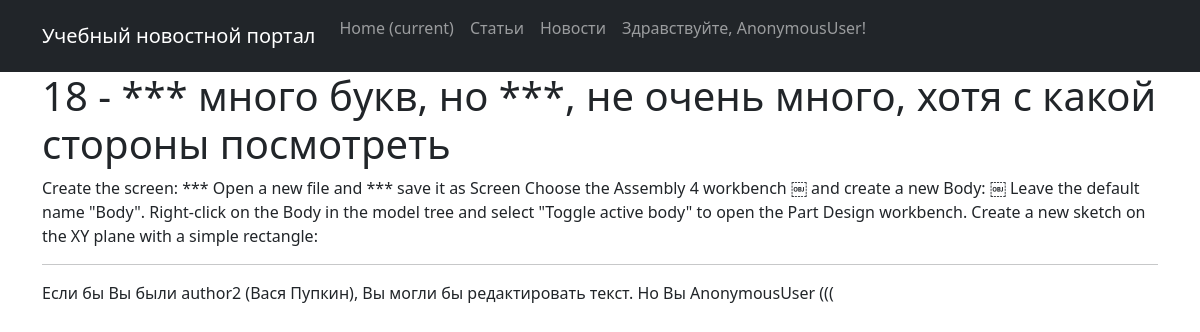
The app's page /articles/18/ with its own data.
### NewsPortal/models.py (models this page shows, shortened)
class Post(models.Model):
    article = "AR"
    news = "NS"
    POST_TYPE = [(article, 'Статья'), (news, 'Новость')]
    post_author = models.ForeignKey(Author, on_delete=models.PROTECT, verbose_name="Автор")
    type = models.CharField(max_length=2, choices=POST_TYPE, blank=False)#, default=article
    time_of_creation = models.DateTimeField(auto_now_add=True, verbose_name="Время создания")
    category = models.ManyToManyField(Category, through="PostCategory", verbose_name="Категория")
    header = models.CharField(max_length=255, verbose_name="Название")  # TODO,
    text = models.TextField(verbose_name="Текст")  # TODO
    rating = models.IntegerField(default=0, verbose_name="Рейтинг")

class Author(models.Model):
    author_user = models.OneToOneField(User, on_delete=models.CASCADE, primary_key=True)# verbose_name="Автор"
    rating = models.IntegerField(default=0)
    def __str__(self):      # Не забываем добавлять,
        fullname = str(self.author_user.first_name) + ' ' + str(self.author_user.last_name)
        return fullname

### NewsPortal/views.py (the view)
# urls.py: path('<int:pk>/', PostDetail.as_view(), name='post_detail'), # name='post_detail' используется в reverse() model.py
class PostDetail(DetailView):
    model = Post
    template_name = 'post_detail.html'
    context_object_name = 'post_detail'

### NewsPortal/templatetags/custom_filters.py (called while the page is built)
@register.filter()
def censor(value):
   ToBeCensored=('да', 'нет')
   for pattern in ToBeCensored:
      value = re.sub(pattern, '***', value)
   return value

### templates/post_detail.html (shortened to what this page needs)
{% extends 'flatpages/default.html' %}
{% load custom_filters %}
{% load custom_tags %}
{% block content %}
    <h1>{{post_detail.header|censor}}</h1>
    <p>{{post_detail.text|censor}}</p>
<hr>
{% if request.user == post_detail.post_author.author_user.username %}
    <p><a href="{{ path }}update/">Редактировать</a>   <a href="{{ path }}delete/">Удалить</a></p>
{% else %}
    <p>Если бы Вы были {{ post_detail.post_author.author_user.username }}
        ({{ post_detail.post_author }}), Вы могли бы редактировать текст.
        Но Вы {{ request.user}} (((</p>
{% endif %}
{% endblock content %}

### records on screen
Post: header|censor "18 - *** много букв, но ***, не очень много, хотя с какой стороны посмотреть", text|censor "Create the screen: *** Open a new file and *** save it as Screen Choose the Assembly 4 workbench ￼ and create a new Body: ￼ Leave the default name \"Body\". Right-click on the Body in the model tree and select \"Toggle active body\" to open the Part Design workbench. Create a new sketch on the XY plane with a simple rectangle:", post_author.author_user.username "author2", post_author "Вася Пупкин"

### other values on screen
{{ user }} "AnonymousUser"
{{ request.user }} "AnonymousUser"
